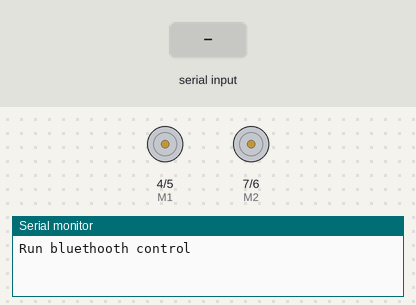
Recording of a sketch running on a simulated Arduino Uno, built with avr-gcc and run on an emulated ATmega328P. Parts: direction and speed pins drawn as motors (green arrow = direction pin HIGH = forward, orange = LOW = backward, longer = more drive), the last lines printed to the serial monitor. The test bench sets the inputs (shaded band).

Above: at 1.2 s.
1.3 s: "a" received over Serial
At 2.1 s:
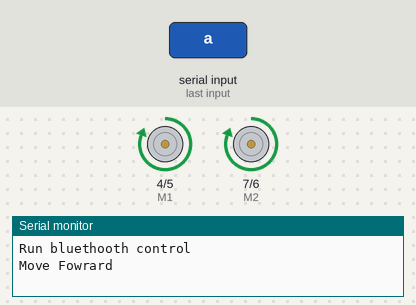
2.8 s: "c" received over Serial
At 3.2 s:
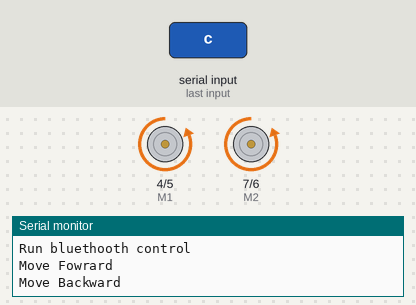
4.3 s: "d" received over Serial
At 5.5 s:
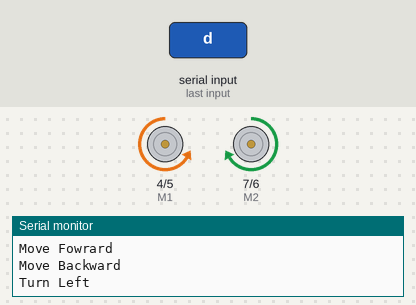
5.8 s: "b" received over Serial
At 6.7 s:
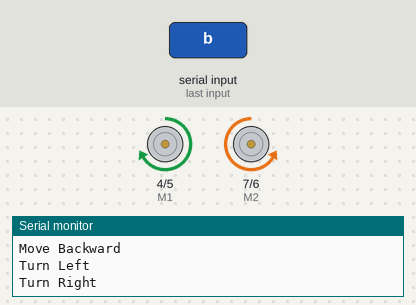
7.3 s: "e" received over Serial
At 7.8 s:
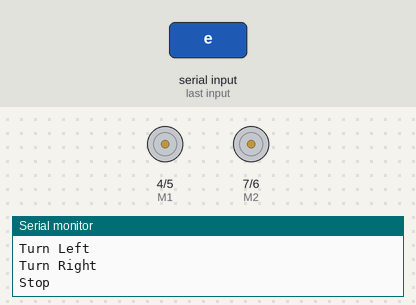
8.8 s: "A" received over Serial
At 10.2 s:
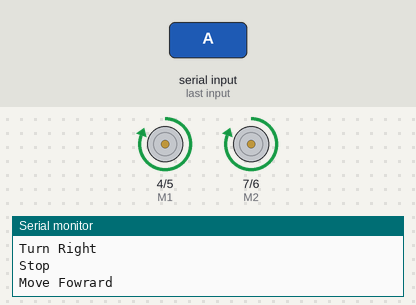
Timing chart, 0 to 11.3 s (numbered marks = the images above; inputs shaded):
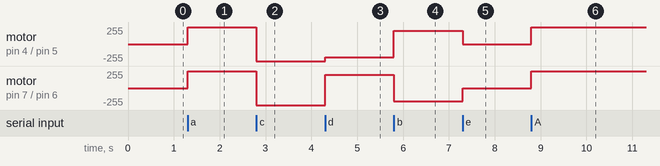

Measured:
- after the input at 1.3 s, motor on pin 4 (M1) / pin 5 (E1), motor on pin 7 (M2) / pin 6 (E2): stopped → forward 255/255 at once
- after the input at 2.8 s, motor on pin 4 (M1) / pin 5 (E1), motor on pin 7 (M2) / pin 6 (E2): forward 255/255 → backward 255/255 at once
- after the input at 4.3 s, motor on pin 4 (M1) / pin 5 (E1): backward 255/255 → backward 200/255 at once; motor on pin 7 (M2) / pin 6 (E2): backward 255/255 → forward 200/255 at once
- after the input at 5.8 s, motor on pin 4 (M1) / pin 5 (E1): backward 200/255 → forward 200/255 at once; motor on pin 7 (M2) / pin 6 (E2): forward 200/255 → backward 200/255 at once
- after the input at 7.3 s, motor on pin 4 (M1) / pin 5 (E1): forward 200/255 → stopped at once; motor on pin 7 (M2) / pin 6 (E2): backward 200/255 → stopped at once
- after the input at 8.8 s, motor on pin 4 (M1) / pin 5 (E1), motor on pin 7 (M2) / pin 6 (E2): stopped → forward 255/255 at once

The sketch:

Ece_314_Final_Project.ino
```cpp
//Standard PWM DC control
int E1 = 5;     //M1 Speed Control
int E2 = 6;     //M2 Speed Control
int M1 = 4;    //M1 Direction Control
int M2 = 7;    //M1 Direction Control

///For previous Romeo, please use these pins.
//int E1 = 6;     //M1 Speed Control
//int E2 = 9;     //M2 Speed Control
//int M1 = 7;    //M1 Direction Control
//int M2 = 8;    //M1 Direction Control
int turnSpeed = 200;

void stop(void)                    //Stop
{
  digitalWrite(E1, LOW);
  digitalWrite(E2, LOW);
}
void advance(char a, char b)         //Move forward
{
  analogWrite (E1, a);     //PWM Speed Control
  digitalWrite(M1, HIGH);
  analogWrite (E2, b);
  digitalWrite(M2, HIGH);
}
void back_off (char a, char b)         //Move backward
{
  analogWrite (E1, a);
  digitalWrite(M1, LOW);
  analogWrite (E2, b);
  digitalWrite(M2, LOW);
}
void turn_L (char a, char b)            //Turn Left
{
  analogWrite (E1, a);
  digitalWrite(M1, LOW);
  analogWrite (E2, b);
  digitalWrite(M2, HIGH);
}
void turn_R (char a, char b)            //Turn Right
{
  analogWrite (E1, a);
  digitalWrite(M1, HIGH);
  analogWrite (E2, b);
  digitalWrite(M2, LOW);
}
void setup(void)
{
  int i;
  for (i = 4; i <= 7; i++)
    pinMode(i, OUTPUT);
  Serial.begin(115200);      //Set Baud Rate
  Serial.println("Run bluethooth control");
}
void loop(void)
{
  if (Serial.available()) {
    char val = Serial.read();
    if (val != -1)
    {
      switch (val)
      {
        case 'a'://Move Forward
          advance (255, 255);  //move forward in max speed
          Serial.println("Move Fowrard");
          break;
        case 'c'://Move Backward
          Serial.println("Move Backward");
          back_off (255, 255);  //move back in max speed
          break;
        case 'd'://Turn Left
          Serial.println("Turn Left");
          turn_L (turnSpeed, turnSpeed);
          break;
        case 'b'://Turn Right
          Serial.println("Turn Right");
          turn_R (turnSpeed, turnSpeed);
          break;
        case 'e':
          Serial.println("Stop");
          stop();
          break;

          case 'A'://Move Forward
          advance (255, 255);  //move forward in max speed
          Serial.println("Move Fowrard");
          break;
        case 'C'://Move Backward
          Serial.println("Move Backward");
          back_off (255, 255);  //move back in max speed
          break;
        case 'D'://Turn Left
          Serial.println("Turn Left");
          turn_L (turnSpeed, turnSpeed);
          break;
        case 'B'://Turn Right
          Serial.println("Turn Right");
          turn_R (turnSpeed, turnSpeed);
          break;
        case 'E':
          Serial.println("Stop");
          stop();
          break;
      }
    }
    else stop();
  }
}
```
